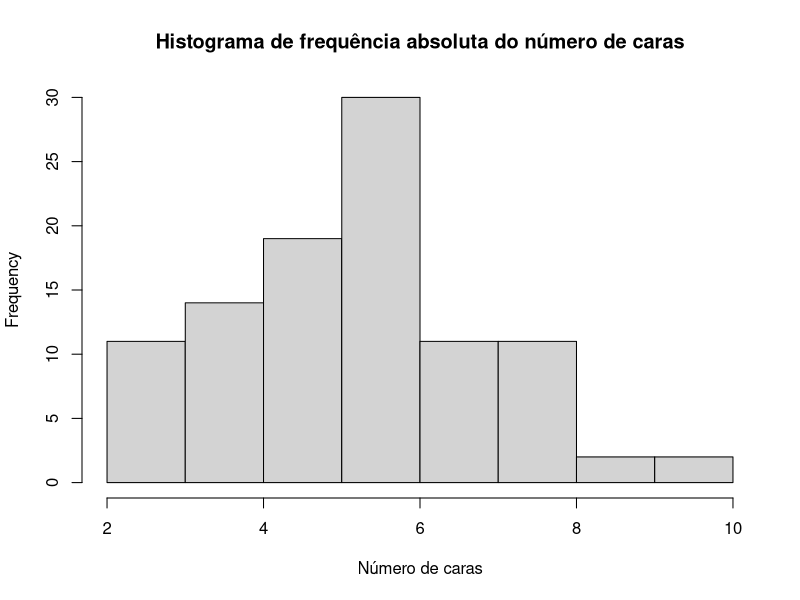

R code for this plot:
rm(list = ls())

# Primeiro item

rbinom(n = 1, size = 15, prob = 0.4)

# Segundo item
i <- 1
a <- 0
for(i in 1:100) {
  a[i] <- rbinom(1, 15, 0.4)
}

# Terceiro item
hist(a, main = "Histograma de frequência absoluta do número de caras",
     xlab = "Número de caras")

rbinom(1, 15, 0.4)
# [1] 7
